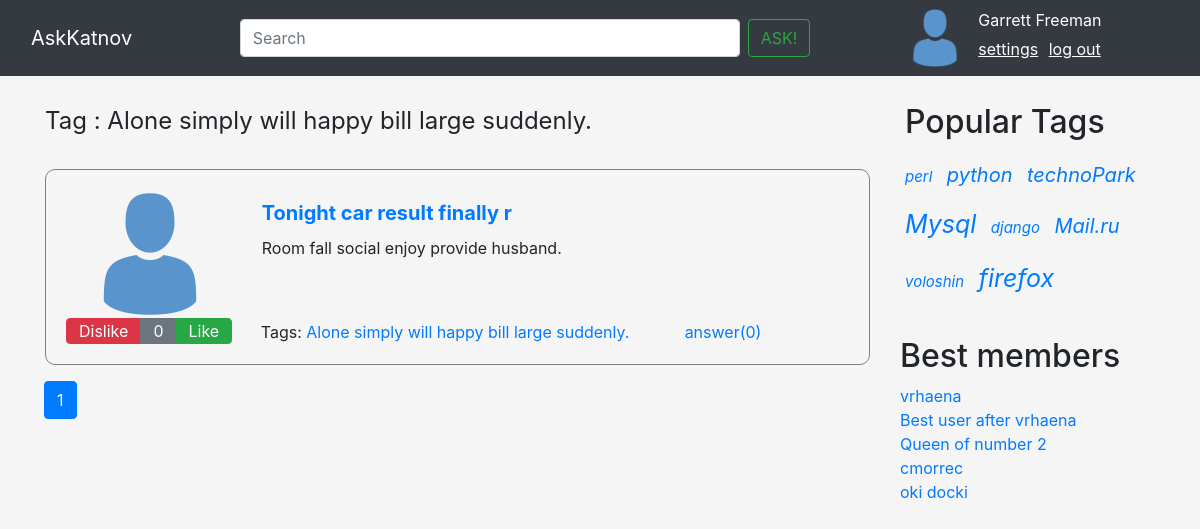
The app's page /tag/Alone simply will happy bill large suddenly./ (signed in) with its own data.
### app/models.py (models this page shows, shortened)
class UserProfile(AbstractUser):
    avatar = models.ImageField(upload_to='avatar/%Y/%m/%d/',
                                default = 'profile.png',
                                blank = True,
                                verbose_name='Аватарка')
    email = models.EmailField(verbose_name = 'E-mail', default = 'default@def.com', blank = True)
    class Meta:
        verbose_name = 'Профиль'

class Tag(models.Model):
    title = models.CharField(max_length=120, verbose_name=u"Заголовок ярлыка", unique="True")
    count = models.IntegerField(verbose_name="Число упоминаний", default=0)
    objects = TagManager()
    def __str__(self):
        return self.title

class Question(models.Model):
    author = models.ForeignKey(UserProfile, on_delete=models.CASCADE)
    title = models.CharField(max_length=120, verbose_name=u"Заголовок вопроса", unique="True")
    text = models.TextField(verbose_name=u"Полное описание вопроса")
    create_date = models.DateTimeField(default=datetime.now, verbose_name=u"Время создания вопроса")
    rating = models.IntegerField(default = 0, blank = True, verbose_name = 'Рейтинг')
    is_active = models.BooleanField(default=True, verbose_name=u"Доступность вопроса")
    tags = models.ManyToManyField(Tag, blank=True)
    objects = QuestionManager()
    like = GenericRelation(LikeQuestion, related_query_name='Question')
    unique_together = [['like', 'user']]
    class Meta:
        ordering = ['-create_date']
    def like(self):
        like = LikeQuestion.objects.filter(question = self, is_like = True).count()
        print('like', like)
        dislike = LikeQuestion.objects.filter(question = self, is_like = False).count()
        return like - dislike
    def answer(self):
        return Answer.objects.filter(question = self).count()

### app/views.py (the view)
# urls.py: path('tag/<str:pk>/', views.tagSearch, name='tag'),
def tagSearch(request, pk):
    questions_ = models.Question.objects.by_tag(pk)
    questionsPage, page = paginate(questions_, request)
    return render(request, 'questions_tag.html', {
        'page': page,
        'questions': questionsPage,
        'tag': pk,
    })

### app/models.py (called while the page is built)
    def by_tag(self, tag):
        return self.filter(is_active=True, tags__title=tag)

### app/views.py (called while the page is built)
def right_block(request):
    return {'bestMembers': bestMembers,
            'popularTags': popularTags,}

def is_login(request):
    return {'userName': userName,
        'isLogin': isLogin,}

def paginate(objects_list, request, per_page=3):
    page_number = request.GET.get('page')
    if (page_number == None):
        page_number = 1
    paginator = Paginator(objects_list, per_page)
    if (paginator.num_pages == 0):
        return None, None
    try:
        page = paginator.page(page_number)
    except EmptyPage:
        page = paginator.page(paginator.num_pages)
    return page.object_list, page

### templates/questions_tag.html (shortened to what this page needs)
{% extends 'include/base.html' %}
{% load static %}
{% block content %}
<legend>Tag : {{ tag }}</legend>
  {% for question in questions.all %}
    {% include 'include/question.html' %}
  {% endfor %}
  {% include 'include/pagination.html' %}
{% endblock content %}

### templates/include/user_block.html
{% load static %}
<div class="profile" style="margin-left: 70px;">
    <img class="user-avatar" src="{{ request.user.avatar.url }}" class="rounded">
        <span class="profile-links">
            <p>{{ request.user.username }}</p>
            <a href="{% url "settings" %}" class="settings">settings</a>
            <a href="{% url 'logout' %}?next={{ request.path }}" class="settings">log out</a>
        </span>
</div>

### templates/include/question.html
{% load static %}
<div class="container parent">
  <div class="row question-box">
    <div class="col-3">
      <div class="row">
        <img class="question-img" src="{{ question.author.avatar.url }}"></img>
      </div>
      <div class="row">
        <div class="btn-group box-qst" role="group" aria-label="Basic example">
          <button type="button" class="btn btn-danger js-vote" style="padding-top: 0px; padding-bottom: 0px;" data-action="dislike" data-qid="{{ question.pk }}">Dislike</button>
          <button type="button" class="btn btn-secondary js-rating" style="padding-top: 0px; padding-bottom: 0px;" id="like-question-rating-{{ question.pk }}">{{ question.like }}  </button>
          <button type="button" class="btn btn-success js-vote" style="padding-top: 0px; padding-bottom: 0px;" data-action="like" data-qid="{{ question.pk }}">Like</button>
        </div>
      </div>
    </div>
    <div class="col-9">
      <div class="row">
        <div class="question-title">
          <a class="nav-link" href="{% url 'question' question.id %}">
            {{ question.title }}
          </a>
        </div>
      </div>
      <div class="row">
        <div class="question-text">{{ question.text }}</div>
      </div>
      <div class="row child">
        <div class="col-10">
          <div class="question-tags">
            Tags: {% for tag in question.tags.all %}
                    <a href="{% url 'tag' tag %}">{{ tag }} </a>
                  {% endfor %}
          </div>
        </div>
        <div class="col-2">
          <a href="{% url 'question' question.id %}">answer({{ question.answer }})</a>
        </div>
      </div>
    </div>
  </div>
</div>

### static/css/navbar.css (style rules this page uses)
.profile { display: flex; margin-right: 50px; }
.user-avatar { margin-left: 10px; margin-right: 10px; height: 60px; width: 60px; }
.profile-links p { color: white; margin-left: 3px; margin-bottom: 5px; }
.settings { text-decoration: underline; color: white; margin-left: 3px; margin-right: 3px; }

### static/css/sign_in.css (style rules this page uses)
html, body { height: 100%; }
body { display: -ms-flexbox; display: flex; padding-top: 40px; padding-bottom: 40px; background-color: #f5f5f5; }

### static/css/question.css (style rules this page uses)
.question-box { margin-top: 30px; border: 1px solid grey; border-radius: 10px; padding: 20px; }
.question-img { max-width: 150px; max-height: 150px; margin-left: 20px; }
.question-title { font-size: 20px; font-weight: bold; margin-left: -16px; }
.question-tags { margin-left: -16px; }
.parent { position:relative; }
.child { position:absolute; bottom:0; }

### static/css/user_block.css (style rules this page uses)
.user-avatar { max-width: 60px; }

### records on screen
UserProfile: user.avatar (placeholder picture), user.username "Garrett Freeman"
Tag: title "Alone simply will happy bill large suddenly."
Question: author.avatar (placeholder picture), like "0", title "Tonight car result finally r", text "Room fall social enjoy provide husband.", answer "0"

### other values on screen
{{ page.number }} "1"
{{ tag }} "perl" "python" "technoPark" "Mysql" "django" "Mail.ru" "voloshin" "firefox"
{{ member }} "vrhaena" "Best user after vrhaena" "Queen of number 2" "cmorrec" "oki docki"
